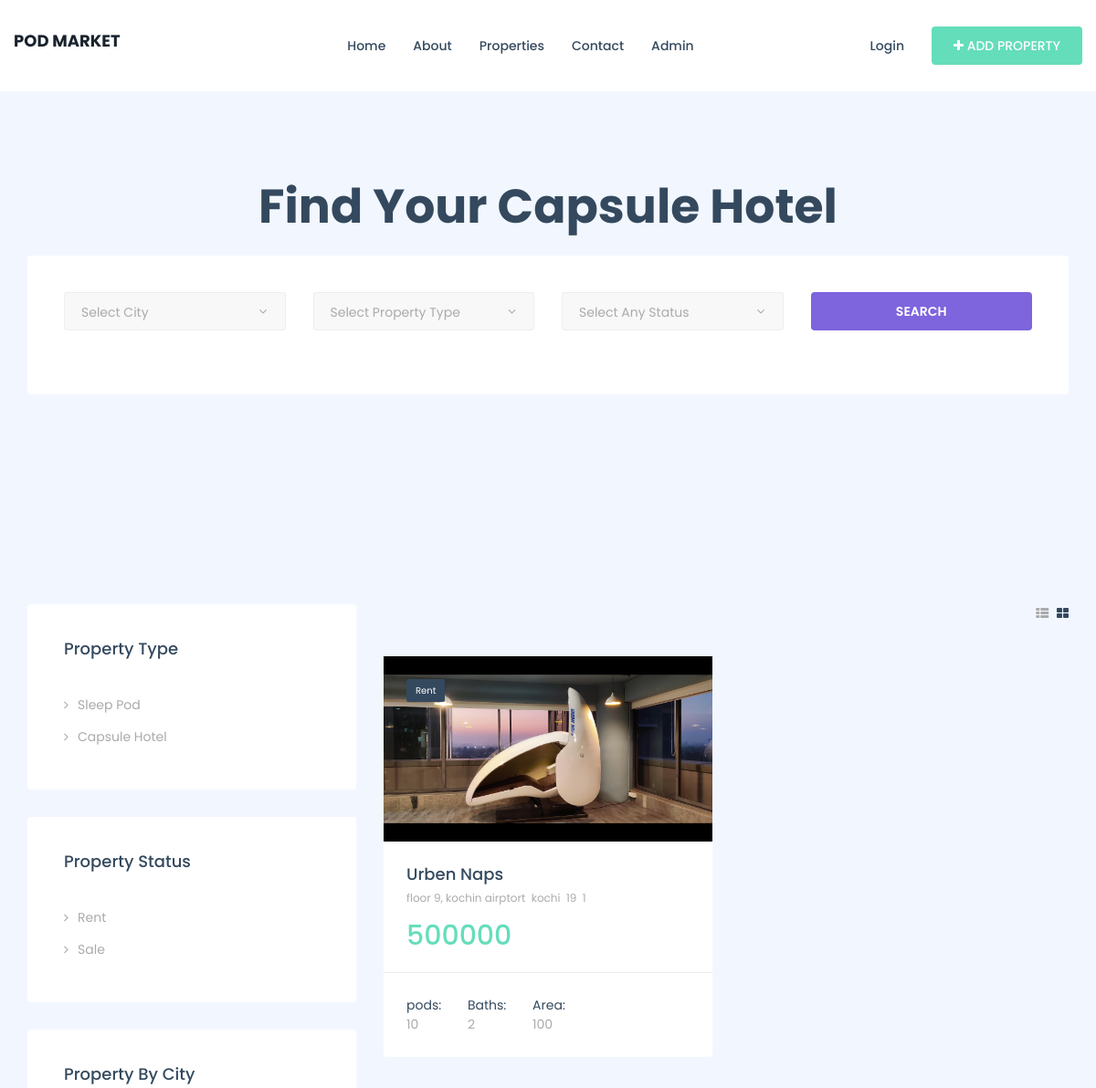
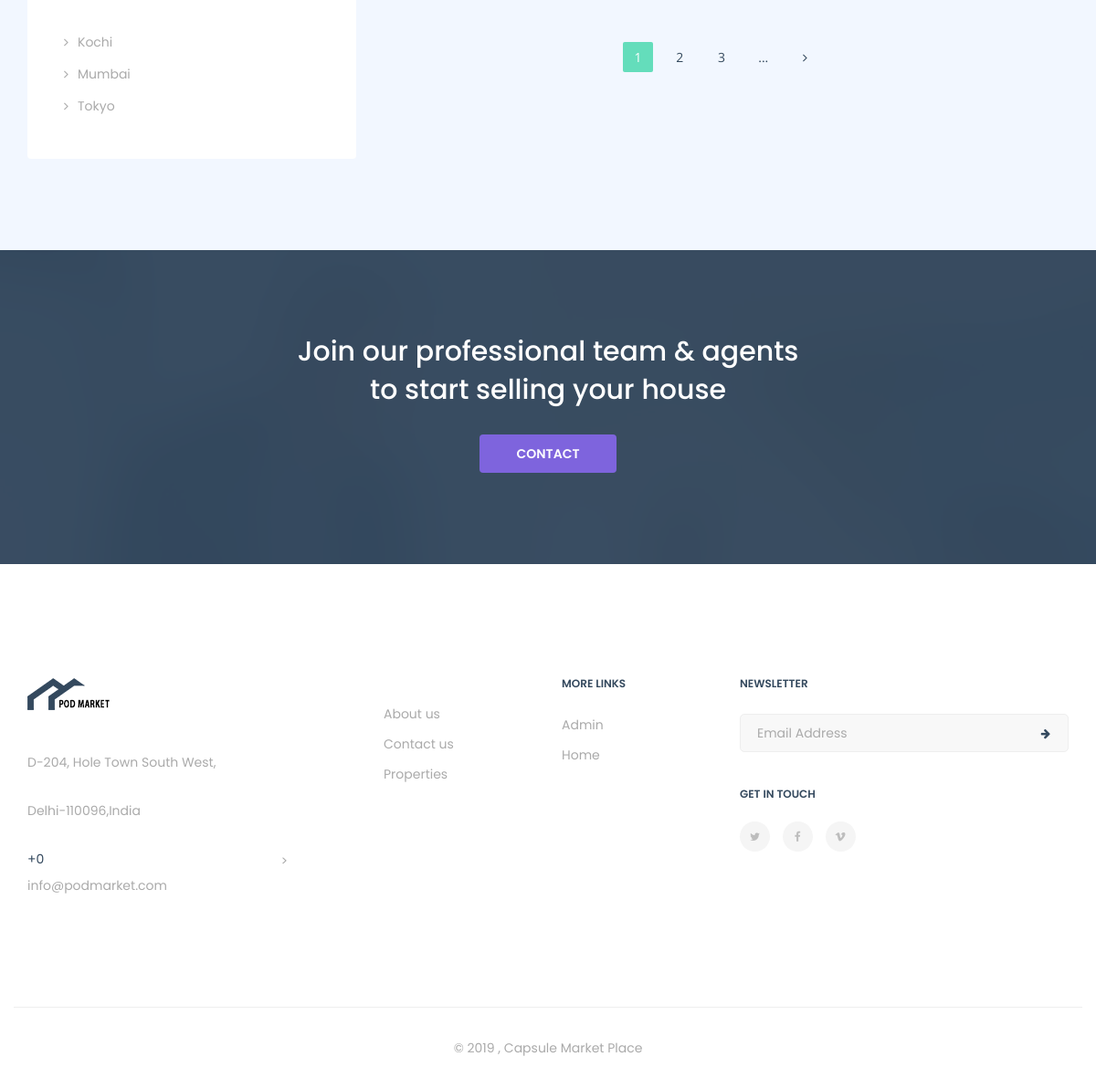
The page /citywise-property-detail.php?cityproid=kochi on the database its author committed (2 pictures, top to bottom).
### tables this page shows
CREATE TABLE `tblproperty` (
  `ID` int(10) NOT NULL,
  `UserID` char(20) DEFAULT NULL,
  `PropertyTitle` mediumtext DEFAULT NULL,
  `PropertDescription` mediumtext DEFAULT NULL,
  `Type` varchar(50) DEFAULT NULL,
  `Status` varchar(100) DEFAULT NULL,
  `Location` varchar(200) DEFAULT NULL,
  `Bedrooms` varchar(200) DEFAULT NULL,
  `Bathrooms` varchar(200) DEFAULT NULL,
  `Floors` varchar(200) DEFAULT NULL,
  `Garages` varchar(200) DEFAULT NULL,
  `Area` varchar(50) DEFAULT NULL,
  `Size` varchar(50) DEFAULT NULL,
  `RentorsalePrice` varchar(120) DEFAULT NULL,
  `BeforePricelabel` varchar(120) DEFAULT NULL,
  `AfterPricelabel` varchar(120) DEFAULT NULL,
  `PropertyID` varchar(120) DEFAULT NULL,
  `CenterCooling` int(4) DEFAULT NULL,
  `Balcony` int(4) DEFAULT NULL,
  `PetFriendly` int(4) DEFAULT NULL,
  `Barbeque` int(4) DEFAULT NULL,
  `FireAlarm` int(4) DEFAULT NULL,
  `ModernKitchen` int(4) DEFAULT NULL,
  `Storage` int(4) DEFAULT NULL,
  `Dryer` int(4) DEFAULT NULL,
  `Heating` int(4) DEFAULT NULL,
  `Pool` int(4) DEFAULT NULL,
  `Laundry` int(4) DEFAULT NULL,
  `Sauna` int(4) DEFAULT NULL,
  `Gym` int(4) DEFAULT NULL,
  `Elevator` int(4) DEFAULT NULL,
  `DishWasher` int(4) DEFAULT NULL,
  `EmergencyExit` int(4) DEFAULT NULL,
  `FeaturedImage` varchar(200) DEFAULT NULL,
  `GalleryImage1` varchar(200) DEFAULT NULL,
  `GalleryImage2` varchar(200) DEFAULT NULL,
  `GalleryImage3` varchar(200) DEFAULT NULL,
  `GalleryImage4` varchar(200) DEFAULT NULL,
  `GalleryImage5` varchar(200) DEFAULT NULL,
  `Address` varchar(200) DEFAULT NULL,
  `Country` varchar(200) DEFAULT NULL,
  `City` varchar(220) DEFAULT NULL,
  `State` varchar(200) DEFAULT NULL,
  `ZipCode` varchar(200) DEFAULT NULL,
  `Neighborhood` varchar(200) DEFAULT NULL,
  `ListingDate` timestamp NULL DEFAULT current_timestamp()
);

CREATE TABLE `tblpage` (
  `ID` int(10) NOT NULL,
  `PageType` varchar(120) DEFAULT NULL,
  `PageTitle` mediumtext DEFAULT NULL,
  `PageDescription` mediumtext DEFAULT NULL,
  `Email` varchar(120) DEFAULT NULL,
  `MobileNumber` bigint(10) DEFAULT NULL,
  `UpdationDate` timestamp NULL DEFAULT NULL ON UPDATE current_timestamp()
);

### citywise-property-detail.php (the view, shortened to what this page needs)
<!DOCTYPE html>
<html dir="ltr" lang="en-US">
<head>
    <link href="assets/css/external.css" rel="stylesheet">
    <link href="assets/css/bootstrap.min.css" rel="stylesheet">
    <link href="assets/css/style.css" rel="stylesheet">
</head>
<body>
    <div id="wrapper" class="wrapper clearfix">
        <header id="navbar-spy" class="header header-1 header-light header-fixed">
   <?php include_once('includes/header.php');?>
        </header>
       <?php include_once('includes/header-search.php');?>
        <section id="properties-grid">
            <div class="container">
                <div class="row">
                    <div class="col-xs-12 col-sm-12 col-md-4">
                        <div class="widget widget-property">
                            <div class="widget--title">
                                <h5>Property Type</h5>
                            </div>
                            <div class="widget--content">
                                <ul class="list-unstyled mb-0">
                                    <?php
$query3=mysqli_query($con,"select distinct Type from  tblproperty");
while($row3=mysqli_fetch_array($query3))
{
?>
                                    <li>
                                        <a href="protypewise-property-detail.php?protypeid=<?php echo $row3['Type'];?>"><?php echo $row3['Type'];?></a>
                                    </li>
                                    <?php } ?>
                                </ul>
                            </div>
                        </div>
                        <div class="widget widget-property">
                            <div class="widget--title">
                                <h5>Property Status</h5>
                            </div>
                            <div class="widget--content">
                                <?php
$query4=mysqli_query($con,"select distinct Status from  tblproperty");
while($row4=mysqli_fetch_array($query4))
{
?>
                                <ul class="list-unstyled mb-0">
                                    <li>
                                       <a href="statuswise-property-detail.php?stproid=<?php echo $row4['Status'];?>"><?php echo $row4['Status'];?></a>
                                    </li>
                                    <?php } ?>
                                </ul>
                            </div>
                        </div>
                        <div class="widget widget-property">
                            <div class="widget--title">
                                <h5>Property By City</h5>
                            </div>
                            <div class="widget--content">
                                <ul class="list-unstyled mb-0">
                                    <?php
$query5=mysqli_query($con,"select distinct City from  tblproperty");
while($row5=mysqli_fetch_array($query5))
{
?>
                                    <li>
                                       <a href="citywise-property-detail.php?cityproid=<?php echo $row5['City'];?>"><?php echo $row5['City'];?></a>
                                    </li>
                                    <?php } ?>
                                </ul>
                            </div>
                        </div>
                    </div>
                    <div class="col-xs-12 col-sm-12 col-md-8">
                        <div class="row">
                            <div class="col-xs-12 col-sm-12 col-md-12">
                                <div class="properties-filter clearfix">
                                    <div class="view--type pull-right">
                                        <a id="switch-list" href="#" class=""><i class="fa fa-th-list"></i></a>
                                        <a id="switch-grid" href="#" class="active"><i class="fa fa-th-large"></i></a>
                                    </div>
                                </div>
                            </div>
                            <div class="properties properties-grid">
<?php
$cityproid=$_GET['cityproid'];
$query=mysqli_query($con,"select * from tblproperty where City='$cityproid'");
while($row=mysqli_fetch_array($query))
{
?>
                                <div class="col-xs-12 col-sm-6 col-md-6">
                                    <div class="property-item">
                                        <div class="property--img">
<a href="single-property-detail.php?proid=<?php echo $row['ID'];?>">
<img src="propertyimages/<?php echo $row['FeaturedImage'];?>" alt="property image" class="img-responsive" >
                                </a>
<span class="property--status"><?php echo $row['Status'];?></span>
 </div>
 <div class="property--content">
<div class="property--info">
 <h5 class="property--title">
<a href="single-property-detail.php?proid=<?php echo $row['ID'];?>">
    <?php echo $row['PropertyTitle'];?></a></h5>
<p class="property--location"><?php echo $row['Address'];?>&nbsp;
<?php echo $row['City'];?>&nbsp;
<?php echo $row['State'];?>&nbsp;
<?php echo $row['Country'];?></p>
<p class="property--price"><?php echo $row['RentorsalePrice'];?></p>
 </div>
<div class="property--features">
<ul class="list-unstyled mb-0">
<li><span class="feature">pods:</span><span class="feature-num"><?php echo $row['Bedrooms'];?></span></li>
<li><span class="feature">Baths:</span><span class="feature-num"><?php echo $row['Bathrooms'];?></span></li>
<li><span class="feature">Area:</span><span class="feature-num"><?php echo $row['Area'];?></span></li>
</ul>
</div>
                                        </div>
                                    </div>
                                </div>
<?php } ?>
                            </div>
                            <div class="col-xs-12 col-sm-12 col-md-12 text-center mt-50">
                                <ul class="pagination">
                                    <li class="active"><a href="#">1</a></li>
                                    <li><a href="#">2</a></li>
                                    <li><a href="#">3</a></li>
                                    <li><a href="#">...</a></li>
                                    <li>
                                        <a href="#" aria-label="Next">
                            <span aria-hidden="true"><i class="fa fa-angle-right"></i></span>
                        </a>
                                    </li>
                                </ul>
                            </div>
                        </div>
                    </div>
                </div>
            </div>
        </section>
        <section id="cta" class="cta cta-1 text-center bg-overlay bg-overlay-dark pt-90">
            <div class="container">
                <div class="row">
                    <div class="col-xs-12 col-sm-12 col-md-6 col-md-offset-3">
                        <h3>Join our professional team & agents to start selling your house</h3>
                        <a href="#" class="btn btn--primary">Contact</a>
                    </div>
                </div>
            </div>
        </section>
        <?php include_once('includes/footer.php');?>
    </div>
</body>
</html>

### includes/footer.php (shortened to what this page needs)
 <?php
include('includes/dbconnection.php');
?>
 <footer id="footer" class="footer footer-1 bg-white">
            <div class="footer-widget">
                <div class="container">
                    <div class="row">
                        <div class="col-xs-12 col-sm-6 col-md-3 widget--about">
                            <div class="widget--content">
                                <?php
$ret=mysqli_query($con,"select * from tblpage where PageType='contactus'");
while ($row=mysqli_fetch_array($ret)) {
?>
                                <div class="footer--logo">
                                    <img src="assets/images/logo/logo-dark3.png" alt="logo">
                                </div>
                                <p><?php  echo $row['PageDescription'];?></p>
                                <div class="footer--contact">
                                    <ul class="list-unstyled mb-0">
                                        <li>+<?php  echo $row['MobileNumber'];?></li>
                                        <li> <p><?php  echo $row['Email'];?></p></li>
                                    </ul>
                                </div>
                            </div>
                            <?php } ?>
                        </div>
                        <div class="col-xs-12 col-sm-3 col-md-2 col-md-offset-1 widget--links">
                            <div class="widget--content">
                                <ul class="list-unstyled mb-0">
                                    <li><a href="about.php">About us</a></li>
                                    <li><a href="contact.php">Contact us</a></li>
                                   <li><a href="properties-grid.php">Properties</a></li>
                                </ul>
                            </div>
                        </div>
                        <div class="col-xs-12 col-sm-3 col-md-2 widget--links">
                            <div class="widget--title">
                                <h5>More Links</h5>
                            </div>
                            <div class="widget--content">
                                <ul class="list-unstyled mb-0">
                                    <li><a href="admin/login.php">Admin</a></li>
                                    <li><a href="index.php">Home</a></li>
                                </ul>
                            </div>
                        </div>
                      <div class="col-xs-12 col-sm-12 col-md-4 widget--newsletter">
                            <div class="widget--title">
                                <h5>newsletter</h5>
                            </div>
                            <div class="widget--content">
                                <form class="newsletter--form mb-40">
                                    <input type="email" class="form-control" id="newsletter-email" placeholder="Email Address">
                                    <button type="submit"><i class="fa fa-arrow-right"></i></button>
                                </form>
                                <h6>Get In Touch</h6>
                                <div class="social-icons">
                                    <a href="#"><i class="fa fa-twitter"></i></a>
                                    <a href="#"><i class="fa fa-facebook"></i></a>
                                    <a href="#"><i class="fa fa-vimeo"></i></a>
                                </div>
                            </div>
                        </div>>
                    </div>
                </div>
            </div>
            <div class="footer--copyright text-center">
                <div class="container">
                    <div class="row footer--bar">
                        <div class="col-xs-12 col-sm-12 col-md-12">
                            <span>© 2019 ,  Capsule Market Place</span>
                        </div>
                    </div>
                </div>
            </div>
        </footer>

### rows shown on the page
tblproperty: FeaturedImage (picture), Status "Rent", PropertyTitle "Urben Naps", Address "floor 9, kochin airptort", City "kochi", State "19", Country "1", RentorsalePrice "500000", Bedrooms "10", Bathrooms "2", Area "100"
tblpage: PageDescription "D-204, Hole Town South West, Delhi-110096,India", MobileNumber "0", Email "info@podmarket.com"

### other values the page prints
$row3['Type'] "Sleep Pod"
$row3['Type'] "Capsule Hotel"
$row4['Status'] "Rent"
$row4['Status'] "Sale"
$row5['City'] "Kochi"
$row5['City'] "Mumbai"
$row5['City'] "Tokyo"
